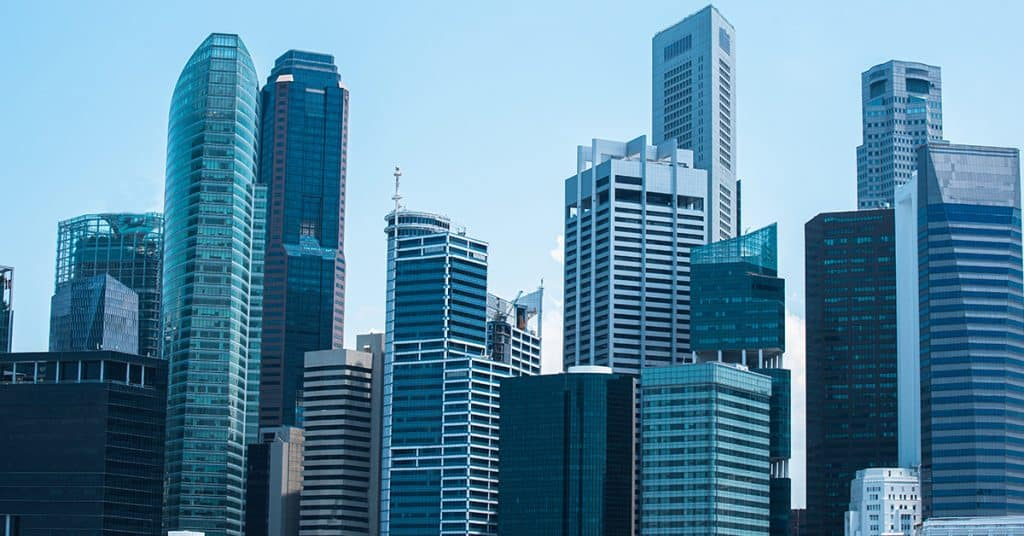
#> input picture Basicimage/image/bangunan.jpg, 1024 x 536 px
$ python Sharpening.py
#> lines starting #> are read from the running program, lines starting #| are printed output that depends on the picture
import numpy as np
from PIL import Image
import matplotlib.pyplot as plt
import os
from datetime import datetime

def convolve2d_custom(image, kernel, padding_mode='edge'):
    """
    Melakukan konvolusi 2D pada satu channel citra
    """
    kernel_height, kernel_width = kernel.shape
    pad_h, pad_w = kernel_height // 2, kernel_width // 2
    padded_img = np.pad(image, ((pad_h, pad_h), (pad_w, pad_w)), mode=padding_mode)
    output = np.zeros_like(image)

    for y in range(image.shape[0]):
        for x in range(image.shape[1]):
            region = padded_img[y:y+kernel_height, x:x+kernel_width]
            output[y, x] = np.sum(region * kernel)
    return output

def get_kernel(kernel_type='default'):
    if kernel_type == 'aggressive':
        return np.array([
            [-1, -1, -1],
            [-1,  9, -1],
            [-1, -1, -1]
        ], dtype=np.float32)
    elif kernel_type == 'edge_enhance':
        return np.array([
            [1,  -2,  1],
            [-2,  5, -2],
            [1,  -2,  1]
        ], dtype=np.float32)
    else:
        return np.array([
            [0, -1, 0],
            [-1, 5, -1],
            [0, -1, 0]
        ], dtype=np.float32)

def apply_sharpening_filter_numpy(image_path, output_dir, kernel_type='default'):
    # Load and convert image
#> called with image_path = 'image/bangunan.jpg', output_dir = '.', kernel_type = 'default'
    img = Image.open(image_path).convert('RGB')
#> img is the input picture: PIL image 1024x536 RGB; mean R, G, B 90.1, 135.4, 161
    img_array = np.array(img, dtype=np.float32)

    kernel = get_kernel(kernel_type)

    if len(img_array.shape) == 2:
        sharpened = convolve2d_custom(img_array, kernel)
    else:
        sharpened = np.zeros_like(img_array)
        for c in range(3):
            sharpened[..., c] = convolve2d_custom(img_array[..., c], kernel)
#> this loop made 3 passes
#> pass 1, in convolve2d_custom, `padded_img = np.pad(image, ((pad_h, pad_h), (pad_w, pad_w)), mode=padd..`:
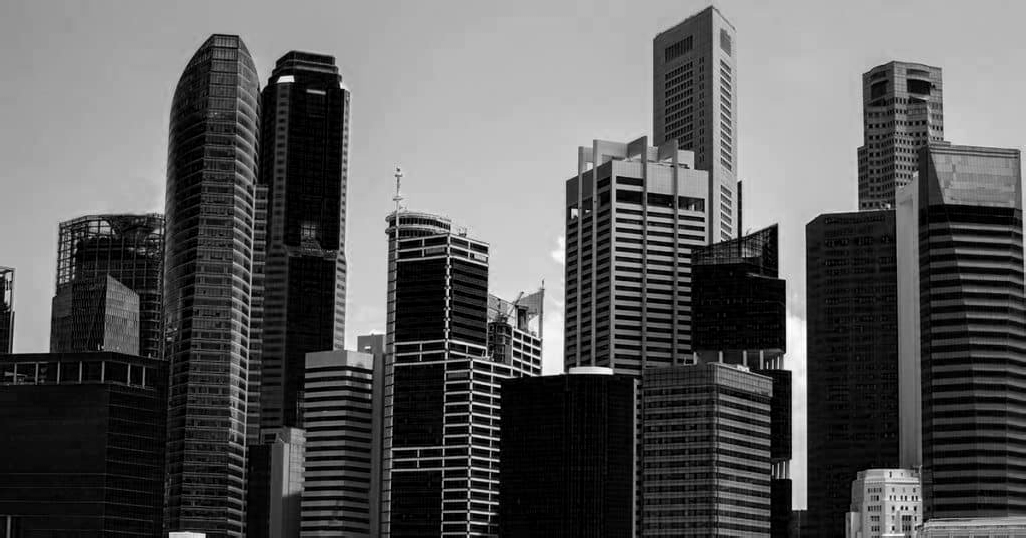
#> padded_img: shape (538, 1026) float32; min 0, max 255, mean 90.2
#> pass 2, in convolve2d_custom (call 2), `padded_img = np.pad(image, ((pad_h, pad_h), (pad_w, pad_w)), mode=padd..`:
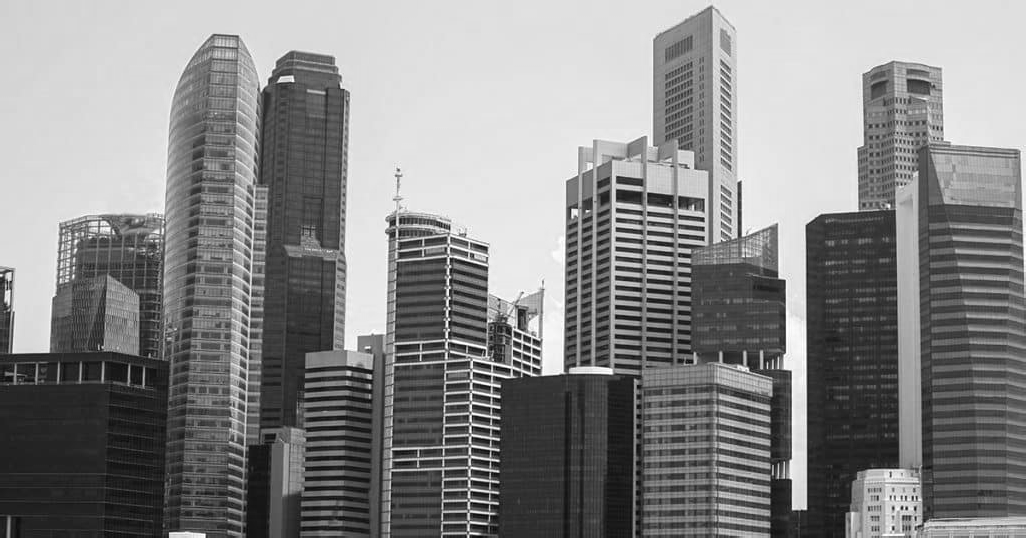
#> padded_img: shape (538, 1026) float32; min 1, max 255, mean 135.5
#> pass 3, in convolve2d_custom (call 3), `padded_img = np.pad(image, ((pad_h, pad_h), (pad_w, pad_w)), mode=padd..`:
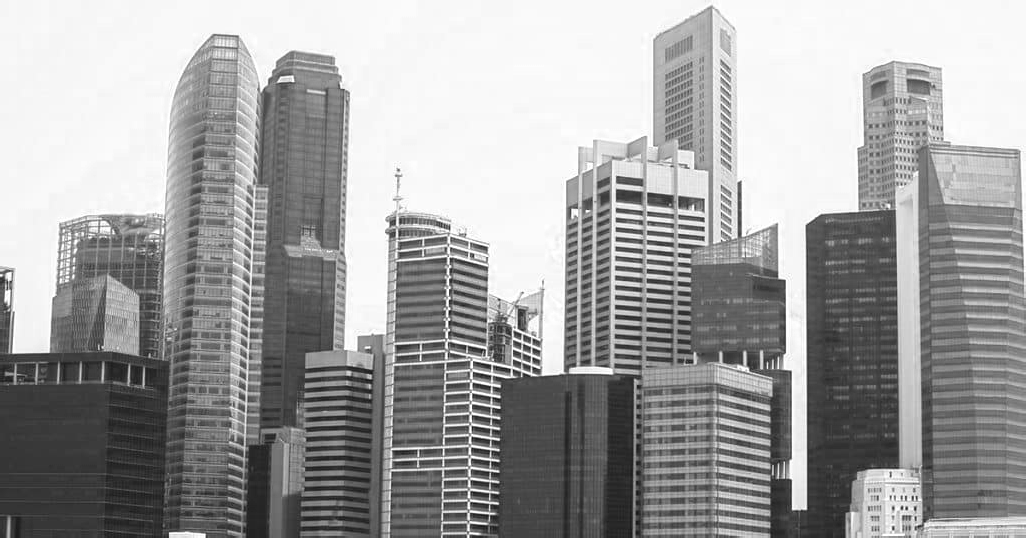
#> padded_img: shape (538, 1026) float32; min 19, max 255, mean 161.1
#> after the loop:
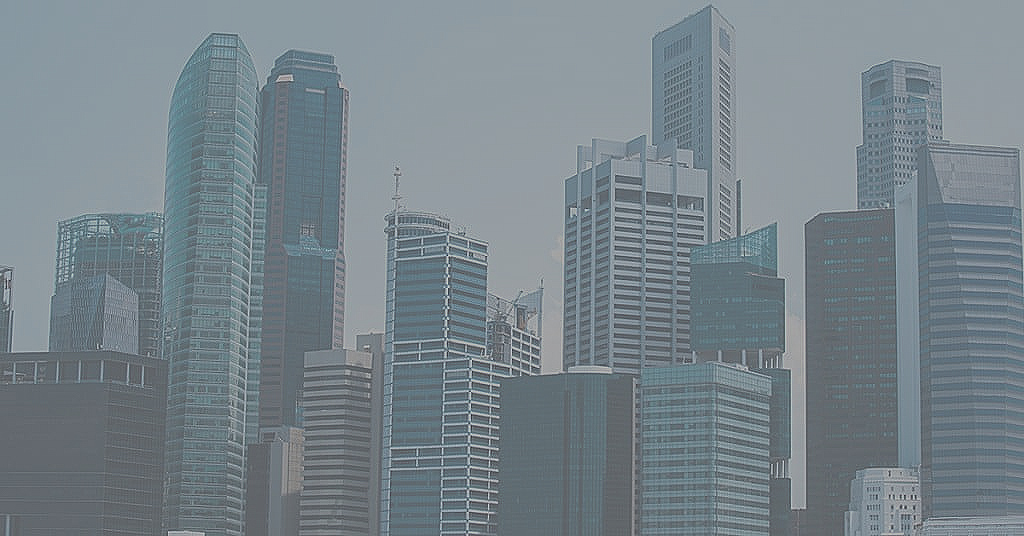
#> sharpened: shape (536, 1024, 3) float32; mean R, G, B 90.1, 135.5, 161; drawn with min black and max white

    sharpened = np.clip(sharpened, 0, 255).astype(np.uint8)
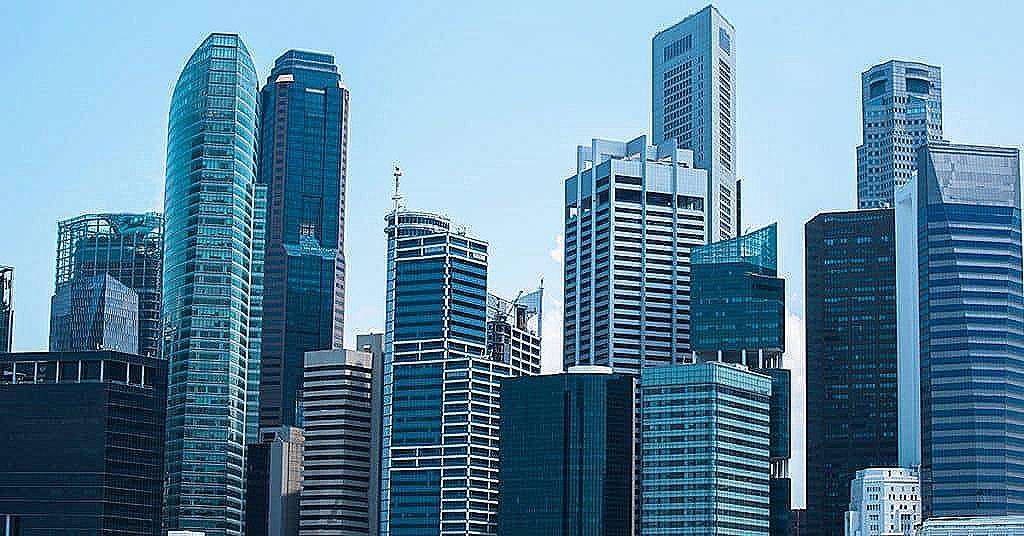
#> sharpened: shape (536, 1024, 3); mean R, G, B 93.2, 135, 159.3
    output_img = Image.fromarray(sharpened)

    timestamp = datetime.now().strftime('%Y%m%d_%H%M%S')
    output_filename = f'sharpened_{kernel_type}_{timestamp}.jpg'
    output_path = os.path.join(output_dir, output_filename)
    output_img.save(output_path)

    print(f"Sharpened image saved as {output_path}")

    plt.figure(figsize=(12, 6))
    plt.subplot(1, 2, 1)
    plt.imshow(img)
    plt.title("Original Image")
    plt.axis('off')

    plt.subplot(1, 2, 2)
    plt.imshow(output_img)
    plt.title(f"Sharpened Image ({kernel_type})")
    plt.axis('off')
    plt.tight_layout()
    plt.show()

if __name__ == '__main__':
    input_image_path = 'image/bangunan.jpg'
    output_dir = '.'
    apply_sharpening_filter_numpy(input_image_path, output_dir, kernel_type='default')
